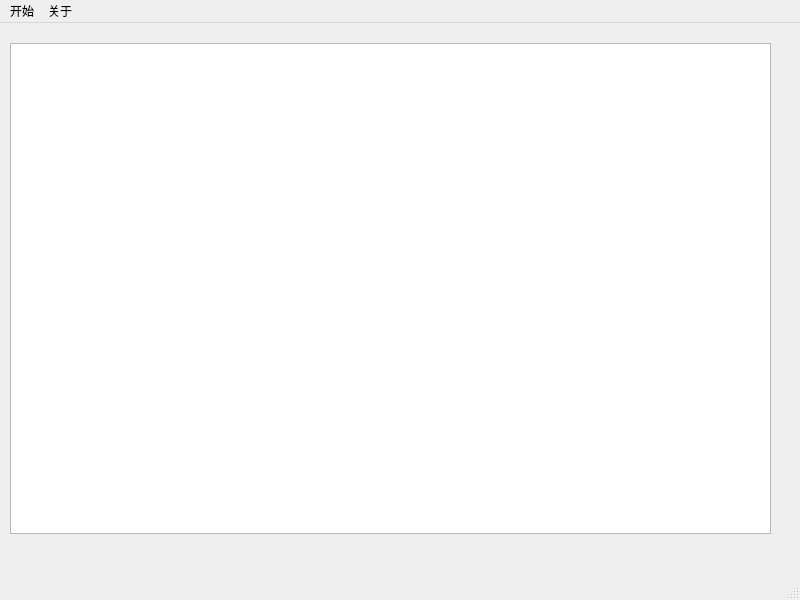
<?xml version="1.0" encoding="UTF-8"?>
<ui version="4.0">
 <class>MainWindow</class>
 <widget class="QMainWindow" name="MainWindow">
  <property name="geometry">
   <rect>
    <x>0</x>
    <y>0</y>
    <width>800</width>
    <height>600</height>
   </rect>
  </property>
  <property name="windowTitle">
   <string>MainWindow</string>
  </property>
  <widget class="QWidget" name="centralwidget">
   <widget class="QPlainTextEdit" name="plainTextEdit">
    <property name="geometry">
     <rect>
      <x>10</x>
      <y>20</y>
      <width>761</width>
      <height>491</height>
     </rect>
    </property>
   </widget>
  </widget>
  <widget class="QMenuBar" name="menubar">
   <property name="geometry">
    <rect>
     <x>0</x>
     <y>0</y>
     <width>800</width>
     <height>22</height>
    </rect>
   </property>
   <widget class="QMenu" name="menu">
    <property name="title">
     <string>开始</string>
    </property>
    <addaction name="separator"/>
    <addaction name="action_open"/>
    <addaction name="separator"/>
    <addaction name="action_save"/>
    <addaction name="separator"/>
    <addaction name="action_close"/>
   </widget>
   <widget class="QMenu" name="menu_2">
    <property name="title">
     <string>关于</string>
    </property>
    <addaction name="about"/>
    <addaction name="about_qt"/>
   </widget>
   <addaction name="menu"/>
   <addaction name="menu_2"/>
  </widget>
  <widget class="QStatusBar" name="statusbar"/>
  <action name="action_open">
   <property name="enabled">
    <bool>true</bool>
   </property>
   <property name="text">
    <string>打开</string>
   </property>
  </action>
  <action name="action_save">
   <property name="text">
    <string>保存</string>
   </property>
  </action>
  <action name="action_close">
   <property name="text">
    <string>关闭</string>
   </property>
  </action>
  <action name="about">
   <property name="text">
    <string>关于</string>
   </property>
  </action>
  <action name="about_qt">
   <property name="text">
    <string>关于QT</string>
   </property>
  </action>
 </widget>
 <resources/>
 <connections/>
</ui>
